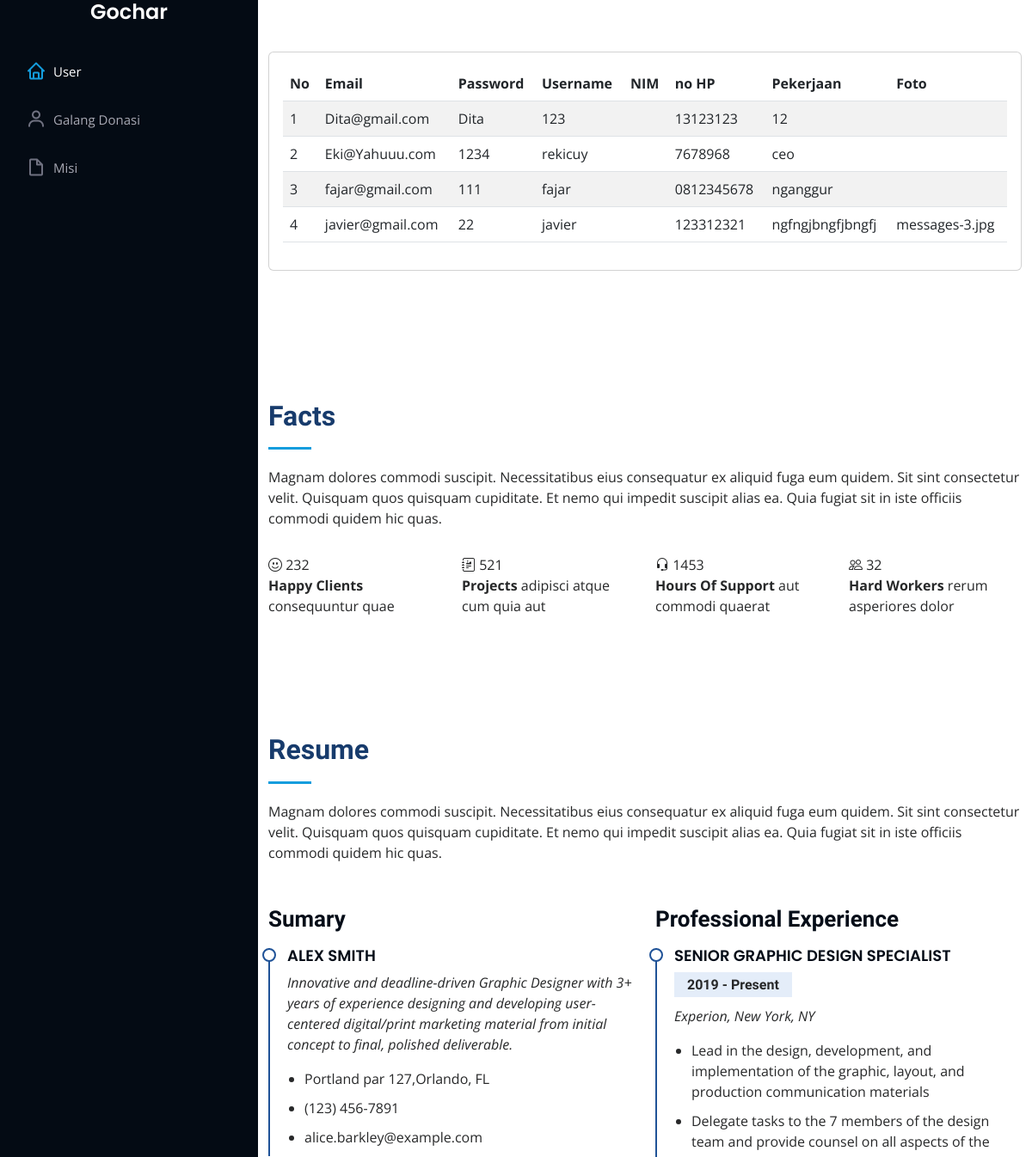
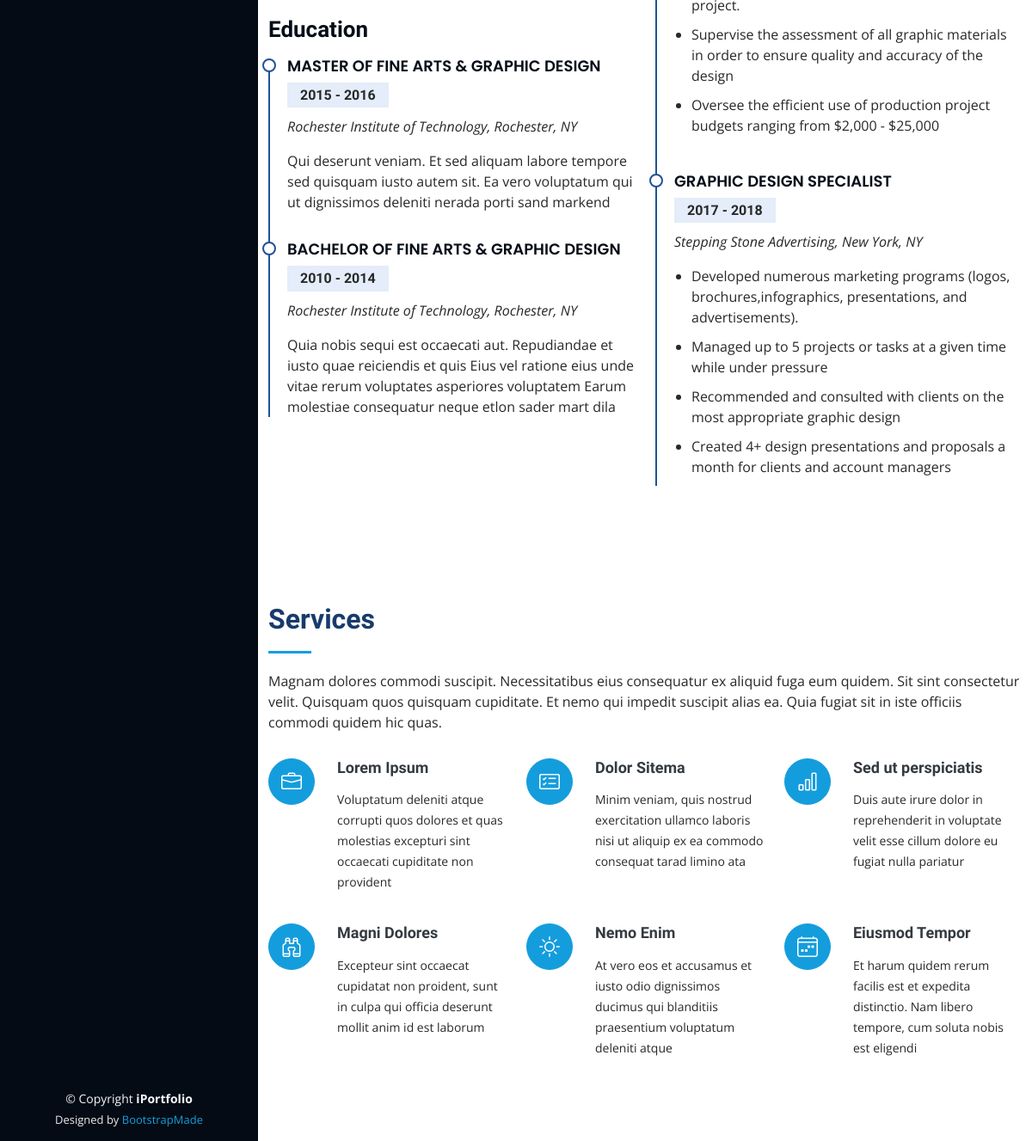
The app's page /tampilanadmin/iniadmin.php with its own data (2 pictures, top to bottom).
### tables this page shows
CREATE TABLE `user` (
  `email` varchar(50) NOT NULL,
  `password` varchar(50) NOT NULL,
  `username` varchar(50) NOT NULL,
  `NIK` varchar(50) NOT NULL,
  `noHp` varchar(50) NOT NULL,
  `pekerjaan` varchar(50) NOT NULL,
  `foto` varchar(255) NOT NULL
);

### tampilanadmin/iniadmin.php (the view, shortened to what this page needs)
<!DOCTYPE html>
<html lang="en">
  <head>
    <link href="assets/vendor/aos/aos.css" rel="stylesheet" />
    <link href="assets/vendor/bootstrap/css/bootstrap.min.css" rel="stylesheet" />
    <link href="assets/vendor/bootstrap-icons/bootstrap-icons.css" rel="stylesheet" />
    <link href="assets/vendor/boxicons/css/boxicons.min.css" rel="stylesheet" />
    <link href="assets/vendor/glightbox/css/glightbox.min.css" rel="stylesheet" />
    <link href="assets/vendor/swiper/swiper-bundle.min.css" rel="stylesheet" />
    <link href="assets/css/style.css" rel="stylesheet" />
  </head>
  <body>
    <header id="header">
      <div class="d-flex flex-column">
        <div class="profile">
          <h1 class="text-light"><a href="index.html">Gochar</a></h1>
        <nav id="navbar" class="nav-menu navbar">
          <ul>
            <li>
              <a href="#user" class="nav-link scrollto active"><i class="bx bx-home"></i> <span>User</span></a>
            </li>
            <li>
              <a href="#gd" class="nav-link scrollto"><i class="bx bx-user"></i> <span>Galang Donasi</span></a>
            </li>
            <li>
              <a href="#resume" class="nav-link scrollto"><i class="bx bx-file-blank"></i> <span>Misi</span></a>
            </li>
          </ul>
        </nav>
      </div>
    </header>
    <main id="main">
      <section id="user" class="user">
        <div class="container">
          <div class="section-title">
            <div class="card">
              <div class="card-body">
              <?php include('conf/koneksi.php'); ?>
                <?php
                $query=mysqli_query($koneksi,"SELECT * FROM user")?>
            <table class="table table-striped">
              <thead>
                <tr>
                  <th scope="col">No</th>
                  <th scope="col">Email</th>
                  <th scope="col">Password</th>
                  <th scope="col">Username</th>
                  <th scope="col">NIM</th>
                  <th scope="col">no HP</th>
                  <th scope="col">Pekerjaan</th>
                  <th scope="col">Foto</th>
                </tr>
              </thead>
              <?php
              $no=1;
              while($r=mysqli_fetch_array($query)) {
                echo"<tr><td>$no</td>
                        <td>$r[email]</td>
                        <td>$r[password]</td>
                        <td>$r[username]</td>
                        <td>$r[NIM]</td>
                        <td>$r[noHp]</td>
                        <td>$r[pekerjaan]</td>
                        <td>$r[foto]</td>";
              $no++;
              }?>
            </table>
              </div>
            </div>
            </div>
          </div>
      </section>
      <section id="gd" class="gd">
        <div class="container">
          <div class="section-title">
            <h2>Facts</h2>
            <p>
              Magnam dolores commodi suscipit. Necessitatibus eius consequatur ex aliquid fuga eum quidem. Sit sint
              consectetur velit. Quisquam quos quisquam cupiditate. Et nemo qui impedit suscipit alias ea. Quia fugiat
              sit in iste officiis commodi quidem hic quas.
            </p>
          </div>
          <div class="row no-gutters">
            <div class="col-lg-3 col-md-6 d-md-flex align-items-md-stretch" data-aos="fade-up">
              <div class="count-box">
                <i class="bi bi-emoji-smile"></i>
                <span
                  data-purecounter-start="0"
                  data-purecounter-end="232"
                  data-purecounter-duration="1"
                  class="purecounter"
                ></span>
                <p><strong>Happy Clients</strong> consequuntur quae</p>
              </div>
            </div>
            <div class="col-lg-3 col-md-6 d-md-flex align-items-md-stretch" data-aos="fade-up" data-aos-delay="100">
              <div class="count-box">
                <i class="bi bi-journal-richtext"></i>
                <span
                  data-purecounter-start="0"
                  data-purecounter-end="521"
                  data-purecounter-duration="1"
                  class="purecounter"
                ></span>
                <p><strong>Projects</strong> adipisci atque cum quia aut</p>
              </div>
            </div>
            <div class="col-lg-3 col-md-6 d-md-flex align-items-md-stretch" data-aos="fade-up" data-aos-delay="200">
              <div class="count-box">
                <i class="bi bi-headset"></i>
                <span
                  data-purecounter-start="0"
                  data-purecounter-end="1453"
                  data-purecounter-duration="1"
                  class="purecounter"
                ></span>
                <p><strong>Hours Of Support</strong> aut commodi quaerat</p>
              </div>
            </div>
            <div class="col-lg-3 col-md-6 d-md-flex align-items-md-stretch" data-aos="fade-up" data-aos-delay="300">
              <div class="count-box">
                <i class="bi bi-people"></i>
                <span
                  data-purecounter-start="0"
                  data-purecounter-end="32"
                  data-purecounter-duration="1"
                  class="purecounter"
                ></span>
                <p><strong>Hard Workers</strong> rerum asperiores dolor</p>
              </div>
            </div>
          </div>
        </div>
      </section>
      <section id="resume" class="resume">
        <div class="container">
          <div class="section-title">
            <h2>Resume</h2>
            <p>
              Magnam dolores commodi suscipit. Necessitatibus eius consequatur ex aliquid fuga eum quidem. Sit sint
              consectetur velit. Quisquam quos quisquam cupiditate. Et nemo qui impedit suscipit alias ea. Quia fugiat
              sit in iste officiis commodi quidem hic quas.
            </p>
          </div>
          <div class="row">
            <div class="col-lg-6" data-aos="fade-up">
              <h3 class="resume-title">Sumary</h3>
              <div class="resume-item pb-0">
                <h4>Alex Smith</h4>
                <p>
                  <em
                    >Innovative and deadline-driven Graphic Designer with 3+ years of experience designing and
                    developing user-centered digital/print marketing material from initial concept to final, polished
                    deliverable.</em
                  >
                </p>
                <ul>
                  <li>Portland par 127,Orlando, FL</li>
                  <li>(123) 456-7891</li>
                  <li>alice.barkley@example.com</li>
                </ul>
              </div>
              <h3 class="resume-title">Education</h3>
              <div class="resume-item">
                <h4>Master of Fine Arts &amp; Graphic Design</h4>
                <h5>2015 - 2016</h5>
                <p><em>Rochester Institute of Technology, Rochester, NY</em></p>
                <p>
                  Qui deserunt veniam. Et sed aliquam labore tempore sed quisquam iusto autem sit. Ea vero voluptatum
                  qui ut dignissimos deleniti nerada porti sand markend
                </p>
              </div>
              <div class="resume-item">
                <h4>Bachelor of Fine Arts &amp; Graphic Design</h4>
                <h5>2010 - 2014</h5>
                <p><em>Rochester Institute of Technology, Rochester, NY</em></p>
                <p>
                  Quia nobis sequi est occaecati aut. Repudiandae et iusto quae reiciendis et quis Eius vel ratione eius
                  unde vitae rerum voluptates asperiores voluptatem Earum molestiae consequatur neque etlon sader mart
                  dila
                </p>
              </div>
            </div>
            <div class="col-lg-6" data-aos="fade-up" data-aos-delay="100">
              <h3 class="resume-title">Professional Experience</h3>
              <div class="resume-item">
                <h4>Senior graphic design specialist</h4>
                <h5>2019 - Present</h5>
                <p><em>Experion, New York, NY </em></p>
                <ul>
                  <li>
                    Lead in the design, development, and implementation of the graphic, layout, and production
                    communication materials
                  </li>
                  <li>
                    Delegate tasks to the 7 members of the design team and provide counsel on all aspects of the
                    project.
                  </li>
                  <li>
                    Supervise the assessment of all graphic materials in order to ensure quality and accuracy of the
                    design
                  </li>
                  <li>Oversee the efficient use of production project budgets ranging from $2,000 - $25,000</li>
                </ul>
              </div>
              <div class="resume-item">
                <h4>Graphic design specialist</h4>
                <h5>2017 - 2018</h5>
                <p><em>Stepping Stone Advertising, New York, NY</em></p>
                <ul>
                  <li>
                    Developed numerous marketing programs (logos, brochures,infographics, presentations, and
                    advertisements).
                  </li>
                  <li>Managed up to 5 projects or tasks at a given time while under pressure</li>
                  <li>Recommended and consulted with clients on the most appropriate graphic design</li>
                  <li>Created 4+ design presentations and proposals a month for clients and account managers</li>
                </ul>
              </div>
            </div>
          </div>
        </div>
      </section>
      <section id="services" class="services">
        <div class="container">
          <div class="section-title">
            <h2>Services</h2>
            <p>
              Magnam dolores commodi suscipit. Necessitatibus eius consequatur ex aliquid fuga eum quidem. Sit sint
              consectetur velit. Quisquam quos quisquam cupiditate. Et nemo qui impedit suscipit alias ea. Quia fugiat
              sit in iste officiis commodi quidem hic quas.
            </p>
          </div>
          <div class="row">
            <div class="col-lg-4 col-md-6 icon-box" data-aos="fade-up">
              <div class="icon"><i class="bi bi-briefcase"></i></div>
              <h4 class="title"><a href="">Lorem Ipsum</a></h4>
              <p class="description">
                Voluptatum deleniti atque corrupti quos dolores et quas molestias excepturi sint occaecati cupiditate
                non provident
              </p>
            </div>
            <div class="col-lg-4 col-md-6 icon-box" data-aos="fade-up" data-aos-delay="100">
              <div class="icon"><i class="bi bi-card-checklist"></i></div>
              <h4 class="title"><a href="">Dolor Sitema</a></h4>
              <p class="description">
                Minim veniam, quis nostrud exercitation ullamco laboris nisi ut aliquip ex ea commodo consequat tarad
                limino ata
              </p>
            </div>
            <div class="col-lg-4 col-md-6 icon-box" data-aos="fade-up" data-aos-delay="200">
              <div class="icon"><i class="bi bi-bar-chart"></i></div>
              <h4 class="title"><a href="">Sed ut perspiciatis</a></h4>
              <p class="description">
                Duis aute irure dolor in reprehenderit in voluptate velit esse cillum dolore eu fugiat nulla pariatur
              </p>
            </div>
            <div class="col-lg-4 col-md-6 icon-box" data-aos="fade-up" data-aos-delay="300">
              <div class="icon"><i class="bi bi-binoculars"></i></div>
              <h4 class="title"><a href="">Magni Dolores</a></h4>
              <p class="description">
                Excepteur sint occaecat cupidatat non proident, sunt in culpa qui officia deserunt mollit anim id est
                laborum
              </p>
            </div>
            <div class="col-lg-4 col-md-6 icon-box" data-aos="fade-up" data-aos-delay="400">
              <div class="icon"><i class="bi bi-brightness-high"></i></div>
              <h4 class="title"><a href="">Nemo Enim</a></h4>
              <p class="description">
                At vero eos et accusamus et iusto odio dignissimos ducimus qui blanditiis praesentium voluptatum
                deleniti atque
              </p>
            </div>
            <div class="col-lg-4 col-md-6 icon-box" data-aos="fade-up" data-aos-delay="500">
              <div class="icon"><i class="bi bi-calendar4-week"></i></div>
              <h4 class="title"><a href="">Eiusmod Tempor</a></h4>
              <p class="description">
                Et harum quidem rerum facilis est et expedita distinctio. Nam libero tempore, cum soluta nobis est
                eligendi
              </p>
            </div>
          </div>
        </div>
      </section>
    </main>
    <footer id="footer">
      <div class="container">
        <div class="copyright">
          &copy; Copyright <strong><span>iPortfolio</span></strong>
        </div>
        <div class="credits">
          Designed by <a href="https://bootstrapmade.com/">BootstrapMade</a>
        </div>
      </div>
    </footer>
  </body>
</html>

### records on screen
user: email "Dita@gmail.com", password "Dita", username "123", noHp "13123123", pekerjaan "12"
user: email "Eki@Yahuuu.com", password "1234", username "rekicuy", noHp "7678968", pekerjaan "ceo"
user: email "fajar@gmail.com", password "111", username "fajar", noHp "0812345678", pekerjaan "nganggur"
user: email "javier@gmail.com", password "22", username "javier", noHp "123312321", pekerjaan "ngfngjbngfjbngfj", foto "messages-3.jpg"
